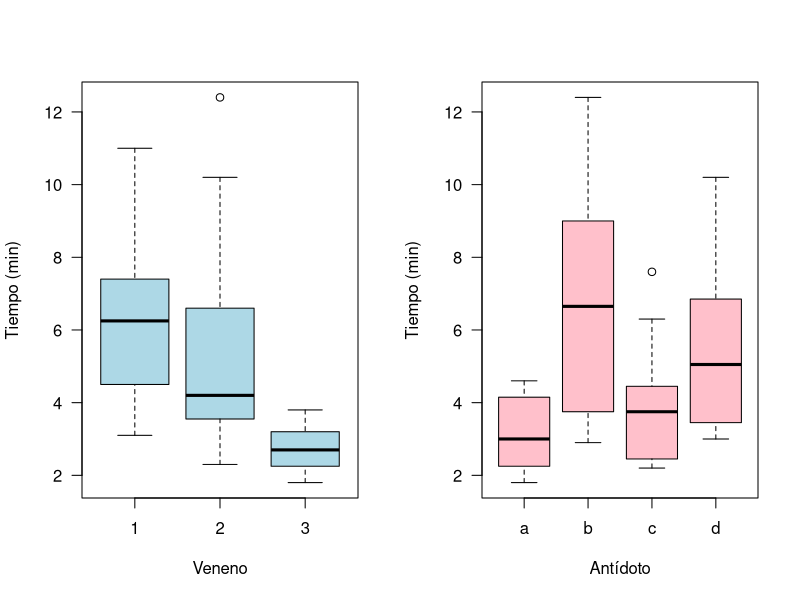
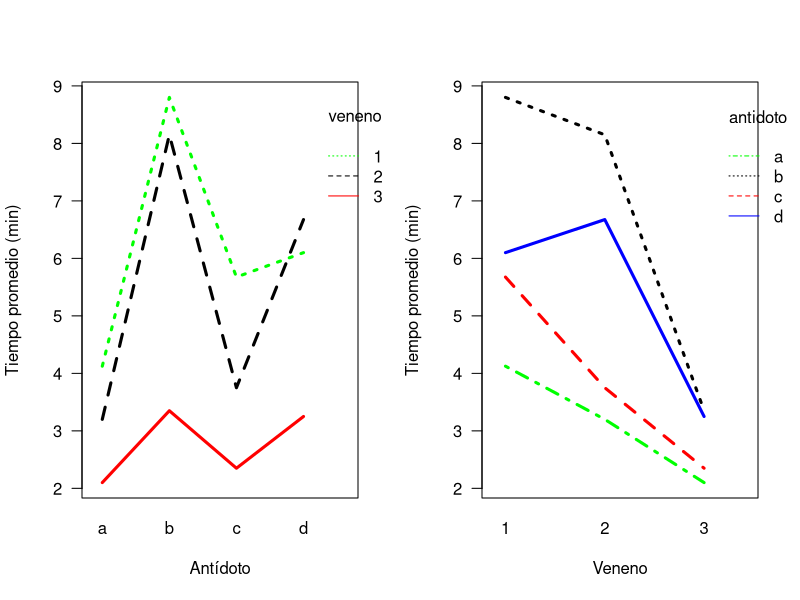
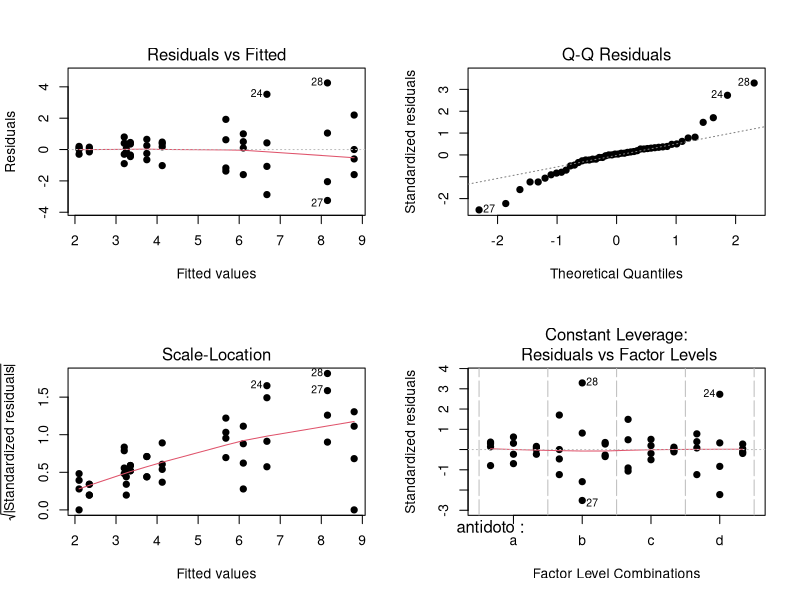
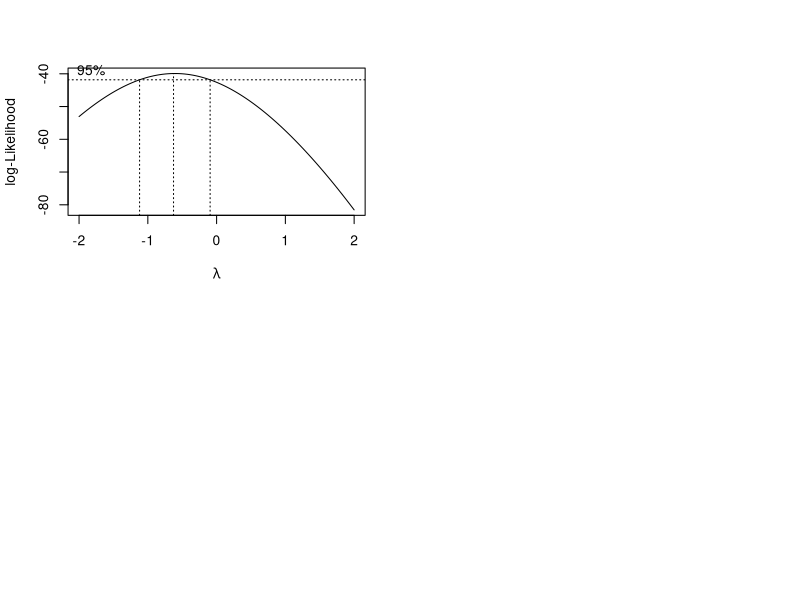
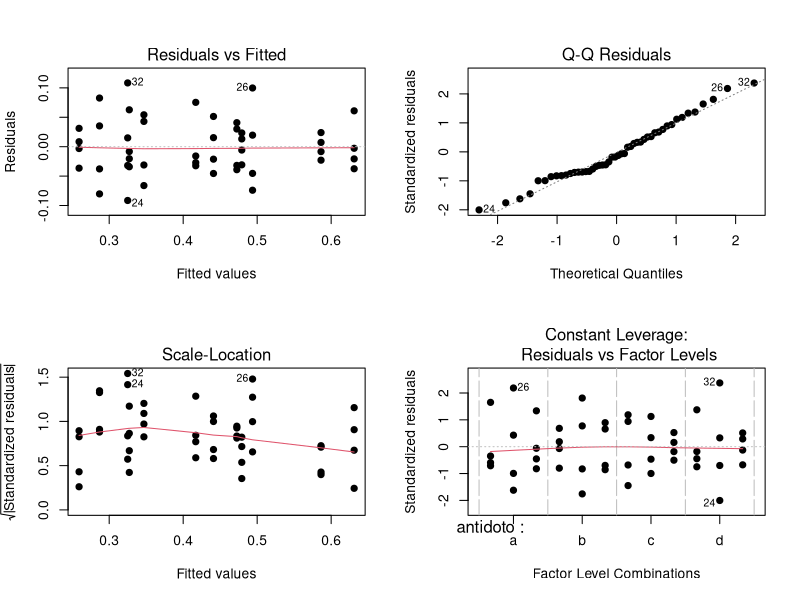

Recreate these plots in R, in order.
# Problem -----------------------------------------------------------------

# Se desea determinar qué antídoto es apropiado para cada veneno.

# Data --------------------------------------------------------------------
tiempo <- c(3.10,	4.50,	8.20,	11.0,	4.30,	4.50,	4.50,	7.10,
            4.60,	4.30,	8.80,	7.20,	6.30,	7.60,	6.60,	6.20,
            3.60,	2.90,	9.20,	6.10,	4.40,	3.50,	5.60,	10.2,
            4.00,	2.30,	4.90,	12.4,	3.10,	4.00,	7.10,	3.80,
            2.20,	2.10,	3.00,	3.70,	2.30,	2.50,	3.00,	3.60,
            1.80,	2.30,	3.80,	2.90,	2.40,	2.20,	3.10,	3.30)

veneno   <- factor(rep(1:3, each=16))

antidoto <- factor(rep(letters[1:4], each=2, times=6))

# Boxplot -----------------------------------------------------------------
par(mfrow=c(1, 2))
boxplot(tiempo ~ veneno, col='lightblue', las=1,
        xlab='Veneno', ylab='Tiempo (min)')
boxplot(tiempo ~ antidoto, col='pink', las=1,
        xlab='Antídoto', ylab='Tiempo (min)')

# Interaction plot --------------------------------------------------------

interaction.plot(x.factor=antidoto,
                 trace.factor=veneno,
                 response=tiempo,
                 xlab='Antídoto',
                 ylab='Tiempo promedio (min)',
                 col=c('green', 'black', 'red'),
                 fun=mean, lwd=3, las=1, fixed=T)

interaction.plot(x.factor=veneno,
                 trace.factor=antidoto,
                 response=tiempo,
                 xlab='Veneno',
                 ylab='Tiempo promedio (min)',
                 col=c('green', 'black', 'red', 'blue'),
                 fun=mean, lwd=3, las=1, fixed=T)


# Anova -------------------------------------------------------------------
mod <- aov(tiempo ~ antidoto * veneno)
summary(mod)


# Residual analysis -------------------------------------------------------
par(mfrow=c(2, 2))
plot(mod, pch=19)

# Normality
eij <- residuals(mod)
shapiro.test(eij)

# Homocedasticity
bartlett.test(x=eij, g=antidoto)
bartlett.test(x=eij, g=veneno)

require(car)
leveneTest(eij ~ antidoto)
leveneTest(eij ~ veneno)

fligner.test(eij ~ antidoto)
fligner.test(eij ~ veneno)

require(MASS)
transf <- boxcox(tiempo ~ veneno)
lambda <- transf$x[which.max(transf$y)]
lambda

y.t <- tiempo ^ lambda

# Anova -------------------------------------------------------------------
mod2 <- aov(y.t ~ antidoto * veneno)
summary(mod2)

par(mfrow=c(2, 2))
plot(mod2, pch=19)


